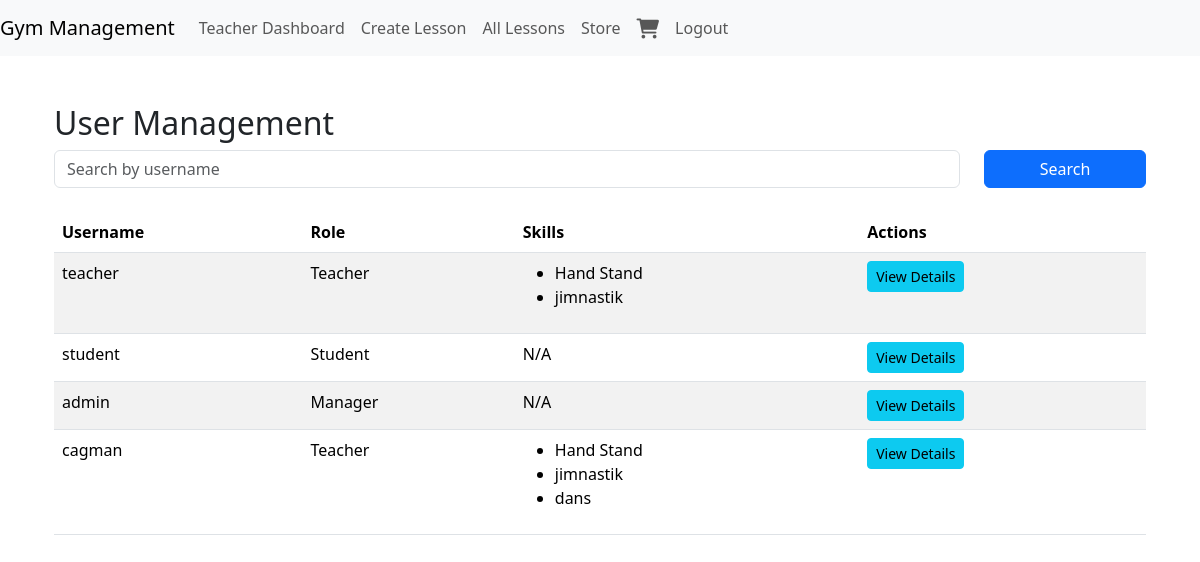
/user_management/ (signed in), run on the app's committed database.
### users/models.py (models this page shows, shortened)
class User(AbstractUser):
    ROLE_CHOICES = (
        ('teacher', 'Teacher'),
        ('student', 'Student'),
        ('manager', 'Manager'),
    )
    role = models.CharField(max_length=10, choices=ROLE_CHOICES)
    skills = models.ManyToManyField(Skill, blank=True)  # Yalnızca öğretmenler için beceri alanı
    def is_teacher(self):
        return self.role == 'teacher'

class Skill(models.Model):
    name = models.CharField(max_length=50)

### users/views.py (the view)
# urls.py: path('user_management/', views.user_management, name='user_management'),
@login_required
def user_management(request):
    query = request.GET.get('query', '').strip()  # Arama sorgusunu alıyoruz
    users = User.objects.all()
    if query:
        users = users.filter(username__icontains=query)
    return render(request, 'users/user_management.html', {
        'users': users,
        'query': query
    })

### sales/models.py (called while the page is built)
    def get_total_items(self):
        return sum(item.quantity for item in self.items.all())

### templates/users/user_management.html
{% extends "base.html" %}
{% block content %}
<div class="container mt-4">
    <h2>User Management</h2>
    <form method="get" class="mb-4">
        <div class="row">
            <div class="col-md-10">
                <input type="text" name="query" value="{{ query }}" class="form-control" placeholder="Search by username">
            </div>
            <div class="col-md-2">
                <button type="submit" class="btn btn-primary w-100">Search</button>
            </div>
        </div>
    </form>
    <table class="table table-striped">
        <thead>
            <tr>
                <th>Username</th>
                <th>Role</th>
                <th>Skills</th>
                <th>Actions</th>
            </tr>
        </thead>
        <tbody>
            {% for user in users %}
            <tr>
                <td>{{ user.username }}</td>
                <td>{{ user.get_role_display }}</td>
                <td>
                    {% if user.is_teacher %}
                        {% if user.skills.exists %}
                            <ul>
                                {% for skill in user.skills.all %}
                                    <li>{{ skill.name }}</li>
                                {% endfor %}
                            </ul>
                        {% else %}
                            <span>No skills listed</span>
                        {% endif %}
                    {% else %}
                        <span>N/A</span>
                    {% endif %}
                </td>
                <td>
                    <a href="{% url 'user_detail' user.id %}" class="btn btn-info btn-sm">View Details</a>
                </td>
            </tr>
            {% empty %}
            <tr>
                <td colspan="4" class="text-center">No users found.</td>
            </tr>
            {% endfor %}
        </tbody>
    </table>
</div>
{% endblock %}

### templates/base.html (shortened to what this page needs)
<!DOCTYPE html>
{% load static %}
<html lang="en">
<head>
    <link rel="stylesheet" href="{% static 'css/bootstrap.min.css' %}">
    <link rel="stylesheet" href="https://cdnjs.cloudflare.com/ajax/libs/font-awesome/6.0.0-beta3/css/all.min.css">
</head>
<body>
    <nav class="navbar navbar-expand-lg navbar-light bg-light">
        <a class="navbar-brand" href="{% url 'home' %}">Gym Management</a>
        <div class="collapse navbar-collapse" id="navbarNav">
            <ul class="navbar-nav ml-auto">
                {% if user.is_authenticated %}
                    {% if user.is_teacher %}
                        <li class="nav-item"><a class="nav-link" href="{% url 'teacher_dashboard' %}">Teacher Dashboard</a></li>
                        <li class="nav-item"><a class="nav-link" href="{% url 'create_lesson' %}">Create Lesson</a></li>
                        <li class="nav-item"><a class="nav-link" href="{% url 'all_lessons' %}">All Lessons</a></li>
                        <li class="nav-item"><a class="nav-link" href="{% url 'product_list' %}">Store</a></li>
                    {% endif %}
                    <li class="nav-item">
                        <a class="nav-link position-relative" href="{% url 'cart_detail' %}">
                            <i class="fas fa-shopping-cart fa-lg"></i>
                        </a>
                    </li>
                    <li class="nav-item"><a class="nav-link" href="{% url 'logout' %}">Logout</a></li>
                {% else %}
                    <li class="nav-item"><a class="nav-link" href="{% url 'login' %}">Login</a></li>
                    <li class="nav-item"><a class="nav-link" href="{% url 'register' %}">Register</a></li>
                {% endif %}
            </ul>
        </div>
    </nav>
    <div class="container mt-5">
        {% block content %}{% endblock %}
    </div>
</body>
</html>

### data on the page
User: username "teacher", role "Teacher"
Skill: name "Hand Stand"
Skill: name "jimnastik"
User: username "student", role "Student", shows "N/A"
User: username "admin", role "Manager", shows "N/A"
User: username "cagman", role "Teacher"
Skill: name "dans"
